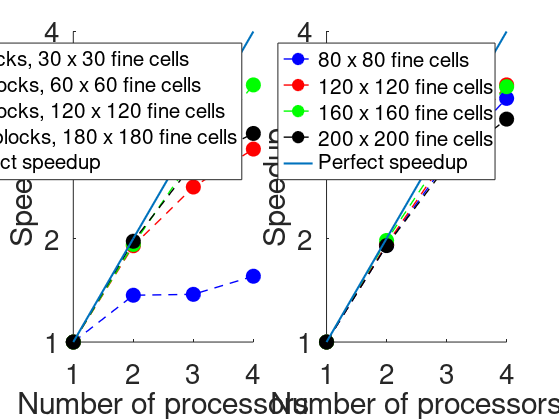

Recreate this plot in MATLAB.
clc; clear all; close all; 

four = [ 0.00970 0.00668 0.00664 0.00593] ; 
onesix = [0.0527 0.0273 0.0211 0.0184] ; 
sixfour = [ 0.239 0.123 0.0858 0.0686]; 
twotwofive = [ 0.764 0.408 0.299 0.263]; 
oneonefour = [0.60 0.304 0.220 0.199];

s_four = 1./(four./four(1));
s_onesix = 1./(onesix./onesix(1));
s_sixfour = 1./(sixfour./sixfour(1));
s_twotwofive = 1./(twotwofive./twotwofive(1));
s_oneonefour = 1./(oneonefour./oneonefour(1)); 

eighty = [ 0.109 0.0563 0.0398 0.0325];
onetwenty = [ 0.239 0.122 0.0846 0.0684]; 
onesixty = [ 0.416 0.210 0.146 0.120]; 
twohundred = [ 0.678 0.351 0.251 0.215];

s_eighty = 1./(eighty./eighty(1)); 
s_onetwenty = 1./(onetwenty./onetwenty(1)); 
s_onesixty = 1./(onesixty./onesixty(1)); 
s_twohundred = 1./(twohundred./twohundred(1)); 

x = linspace(1,4,4);


subplot(1,2,1);
hold on; 
plot(x,s_four,'--bo', 'LineWidth', 1, 'MarkerSize', 10, 'MarkerEdgeColor', 'b', 'MarkerFaceColor', 'b'); 
plot(x,s_onesix,'--ro', 'LineWidth', 1, 'MarkerSize', 10, 'MarkerEdgeColor', 'r', 'MarkerFaceColor', 'r'); 
plot(x,s_sixfour,'--go', 'LineWidth', 1, 'MarkerSize', 10, 'MarkerEdgeColor', 'g', 'MarkerFaceColor', 'g'); 
%plot(x,s_twotwofive,'--ko', 'LineWidth', 1, 'MarkerSize', 10, 'MarkerEdgeColor', 'k', 'MarkerFaceColor', 'k'); 
plot(x,s_oneonefour,'--ko', 'LineWidth', 1, 'MarkerSize', 10, 'MarkerEdgeColor', 'k', 'MarkerFaceColor', 'k'); 
plot(x,x, 'LineWidth', 1.5)

LEG1 = legend('4 blocks, 30 x 30 fine cells',...
    '16 blocks, 60 x 60 fine cells','64 blocks, 120 x 120 fine cells'...
    ,'144 blocks, 180 x 180 fine cells ', 'Perfect speedup');

fSize = 20; 
legSize = 15; 
xlabel('Number of processors', 'FontSize',fSize)
ylabel('Speedup', 'FontSize',fSize)
axis([1,4,1,4])
set(gca,'xtick',0:4, 'FontSize',fSize)
set(gca,'ytick',0:4)
set(LEG1,'FontSize',legSize);

%% Second plot
subplot(1,2,2);
hold on; 
plot(x,s_eighty,'--bo', 'LineWidth', 1, 'MarkerSize', 10, 'MarkerEdgeColor', 'b', 'MarkerFaceColor', 'b'); 

plot(x,s_sixfour,'--ro', 'LineWidth', 1, 'MarkerSize', 10, 'MarkerEdgeColor', 'r', 'MarkerFaceColor', 'r'); 

plot(x,s_onesixty,'--go', 'LineWidth', 1, 'MarkerSize', 10, 'MarkerEdgeColor', 'g', 'MarkerFaceColor', 'g'); 

plot(x,s_twohundred,'--ko', 'LineWidth', 1, 'MarkerSize', 10, 'MarkerEdgeColor', 'k', 'MarkerFaceColor', 'k'); 

plot(x,x, 'LineWidth', 1.5)


LEG1 = legend('80 x 80 fine cells','120 x 120 fine cells',...
    '160 x 160 fine cells','200 x 200 fine cells', 'Perfect speedup');

fSize = 20; 
legSize = 15; 
xlabel('Number of processors', 'FontSize',fSize)
ylabel('Speedup', 'FontSize',fSize)
axis([1,4,1,4])
set(gca,'xtick',0:4, 'FontSize', fSize)
set(gca,'ytick',0:4)
set(LEG1,'FontSize',legSize);



set(gcf,'Units','inches');
screenposition = get(gcf,'Position');
set(gcf,...
    'PaperPosition',[0 0 screenposition(3:4)],...
    'PaperSize',[screenposition(3:4)]);
print -dpdf -painters epsFig2



